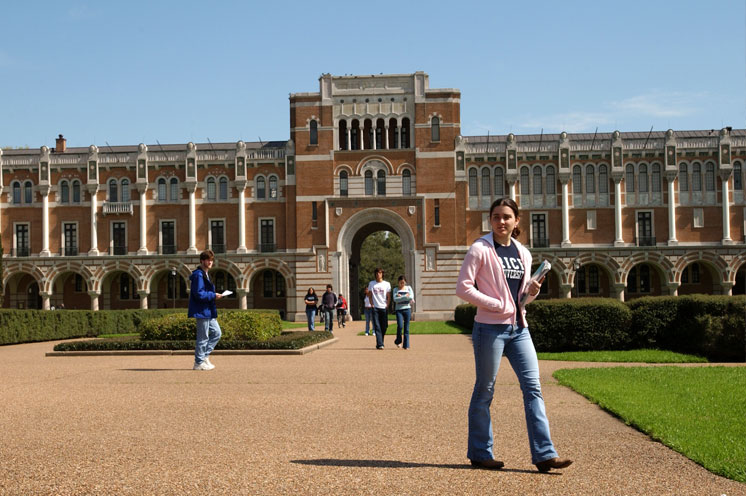
#> input picture images/uni.jpg, 746 x 496 px
$ jupyter execute CV3.ipynb   (shell and % lines are left out)
#> lines starting #> are read from the running program, lines starting #| are printed output that depends on the picture; after the words box and inside, x2 and y2 are one past the last pixel; in counts of white or black regions, pixels touching at a corner belong together
[cell 1]
import numpy as np
import matplotlib.pyplot as plt
import cv2

[cell 2]
image = cv2.imread('images//uni.jpg')
#> image is the input picture: shape (496, 746, 3); mean B, G, R 113.5, 124.5, 128.7

image_copy = np.copy(image)

image_copy = cv2.cvtColor(image_copy,cv2.COLOR_BGR2RGB)

plt.imshow(image_copy)

[cell 3]
gray = cv2.cvtColor(image_copy,cv2.COLOR_RGB2GRAY)
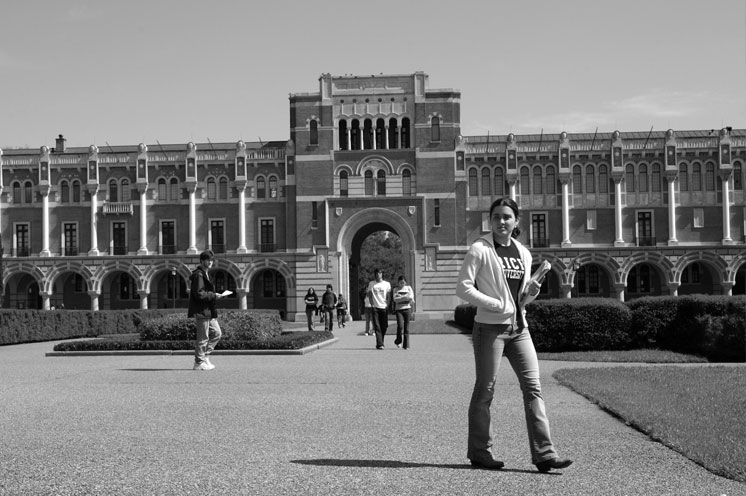
#> gray: shape (496, 746); min 0, max 255, mean 124.5
plt.imshow(gray,cmap = 'gray')

[cell 4]
# Create a filter for edge detection(3x3)
# Sobel Filter
sobel_x = np.array([[-1,0,1],
                   [-2,0,2],
                   [-1,0,1]])

# Perform convolution using Filter2D, which has inputs: (grayscale,kernel,
# bit-depth(output type[-1 means same as input]

filtered_image = cv2.filter2D(gray,-1,sobel_x)
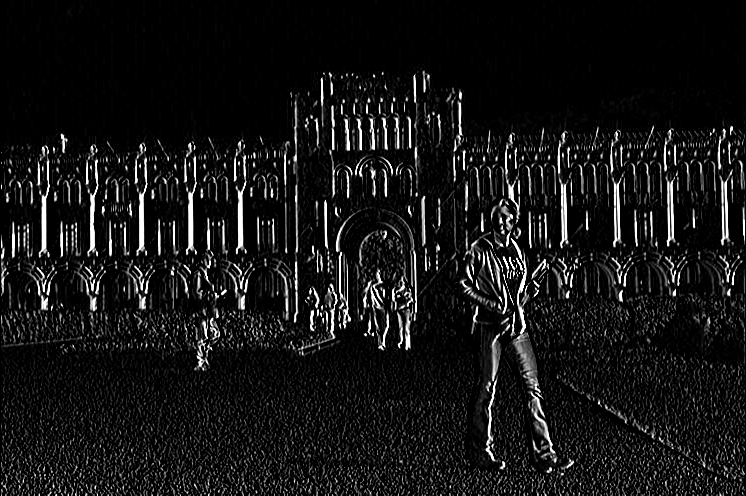
#> filtered_image: shape (496, 746); min 0, max 255, mean 21.2

plt.imshow(filtered_image,cmap = 'gray')

[cell 5]
# Binary Image where the strong edges captured above are clearly visible above a certain threshold
retval,binary_image = cv2.threshold(filtered_image,100,255,cv2.THRESH_BINARY)
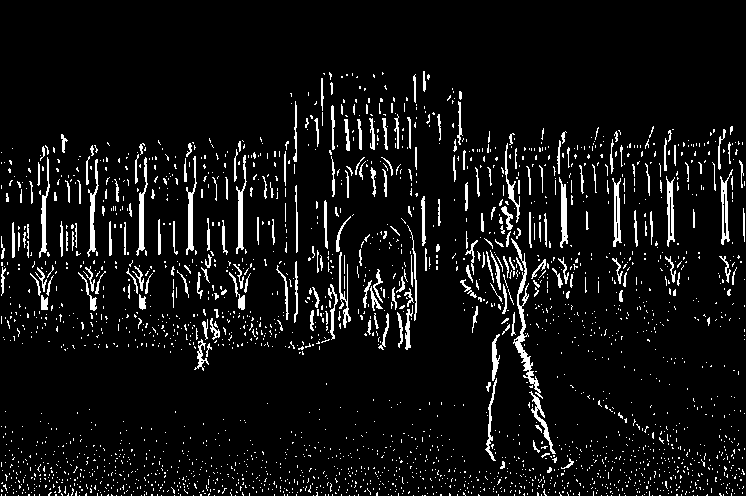
#> binary_image: shape (496, 746); 6.7% white in thin lines or dots, all inside (x1, y1, x2, y2) = (1, 71, 745, 496)
plt.imshow(binary_image,cmap = 'gray')

$ run again, with images/balloons.jpg copied over images/uni.jpg
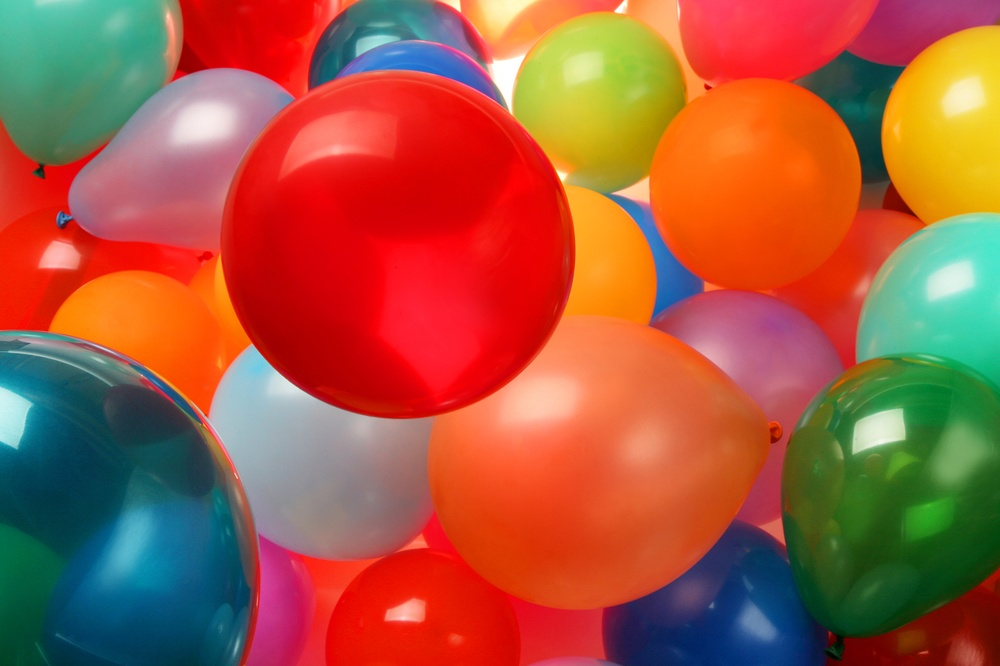
#> input picture images/balloons.jpg, 1000 x 666 px, shrunk from 2000 x 1333 before the run
#> image is the input picture: shape (666, 1000, 3); mean B, G, R 63.8, 88.9, 165.2
#> `gray = cv2.cvtColor(image_copy,cv2.COLOR_RGB2GRAY)`:
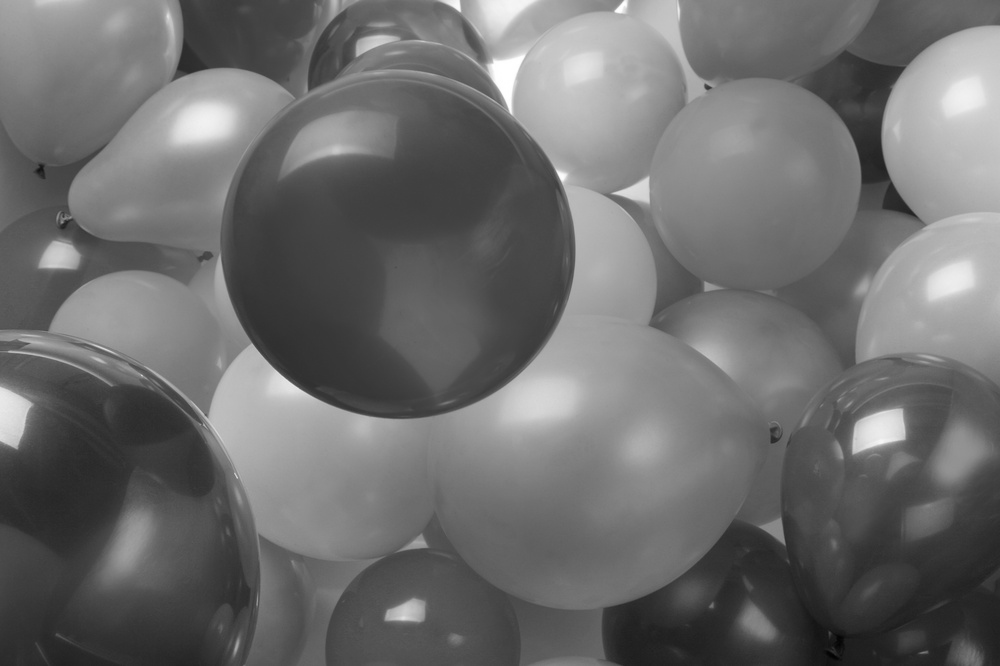
#> gray: shape (666, 1000); min 2, max 255, mean 108.9
#> `retval,binary_image = cv2.threshold(filtered_image,100,255,cv2.THRESH_..`:
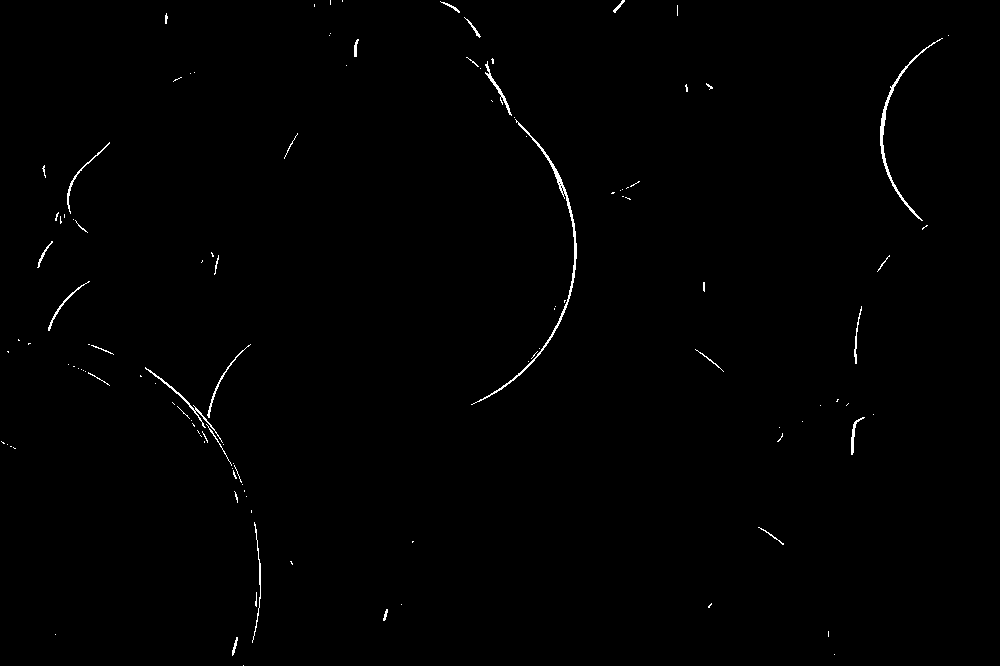
#> binary_image: shape (666, 1000); 0.57% white in thin lines or dots

$ run again, with images/brain.jpg copied over images/uni.jpg
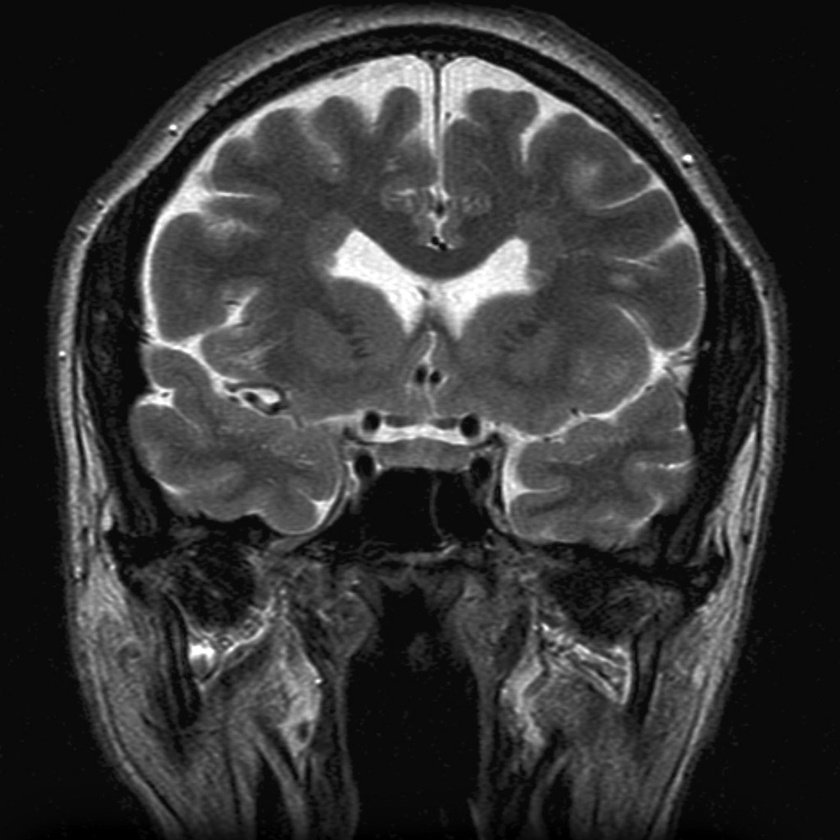
#> input picture images/brain.jpg, 840 x 840 px, shrunk from 1024 x 1024 before the run
#> image is the input picture: shape (840, 840, 3); min 0, max 255, mean 53.8
#> `filtered_image = cv2.filter2D(gray,-1,sobel_x)`:
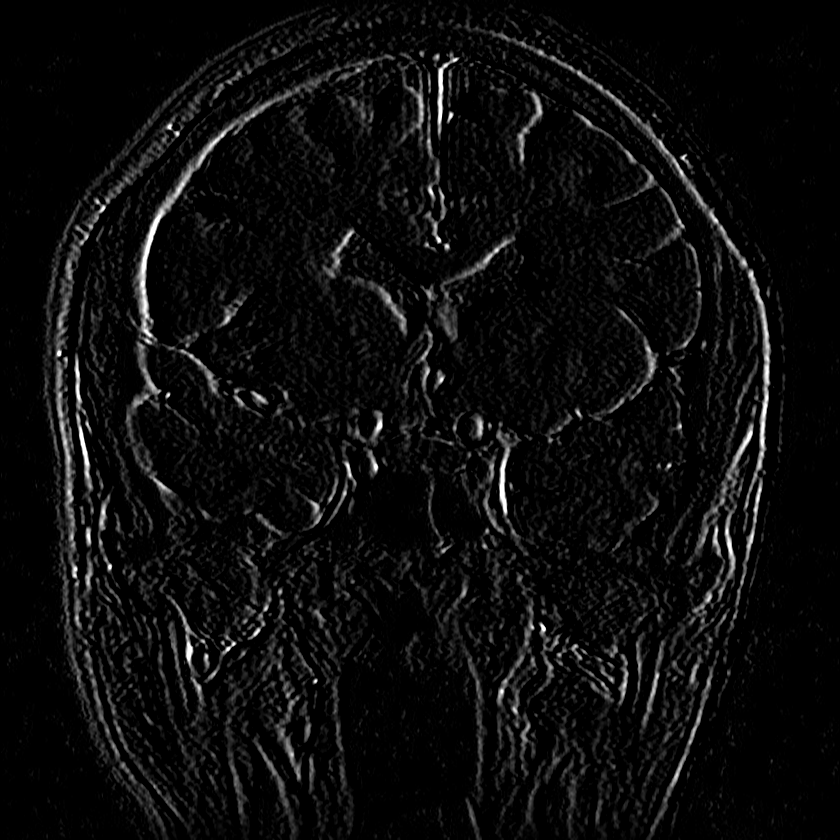
#> filtered_image: shape (840, 840); min 0, max 255, mean 12.4
#> `retval,binary_image = cv2.threshold(filtered_image,100,255,cv2.THRESH_..`:
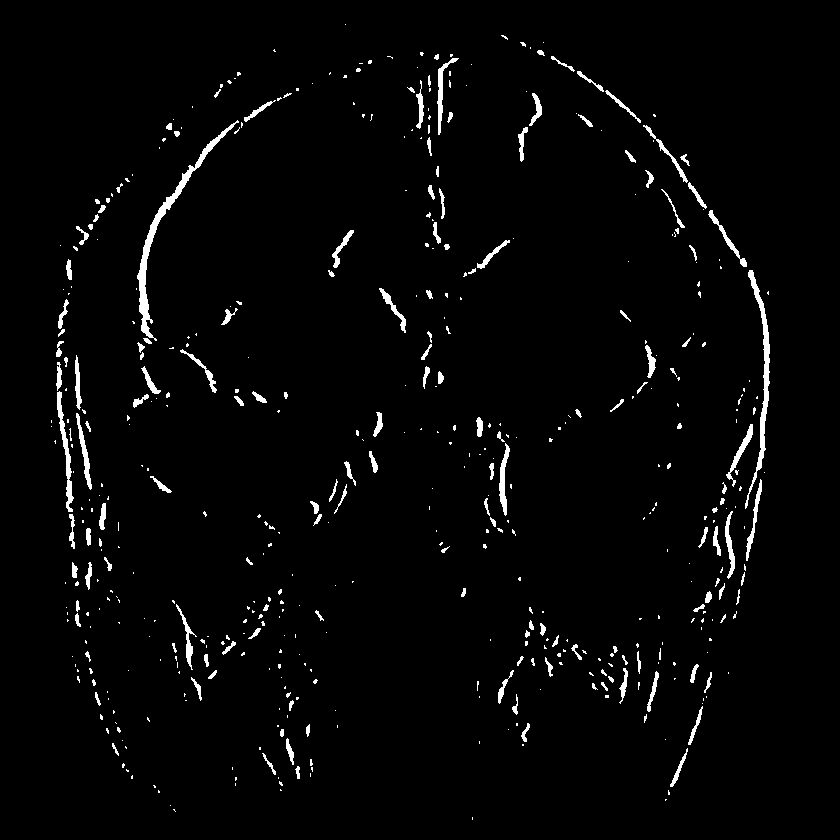
#> binary_image: shape (840, 840); 2.5% white; 508 white regions (347 under 20 px), largest, box (x1, y1, x2, y2) and area: (137, 120, 239, 341) 1595, (745, 270, 770, 509) 1128, (57, 391, 74, 512) 562

$ run again, with images/flower.jpg copied over images/uni.jpg
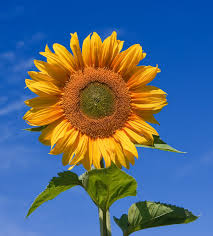
#> input picture images/flower.jpg, 213 x 236 px
#> image is the input picture: shape (236, 213, 3); mean B, G, R 128, 106.5, 84.7
#> `gray = cv2.cvtColor(image_copy,cv2.COLOR_RGB2GRAY)`:
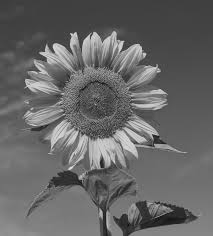
#> gray: shape (236, 213); min 11, max 229, mean 102.4
#> `retval,binary_image = cv2.threshold(filtered_image,100,255,cv2.THRESH_..`:
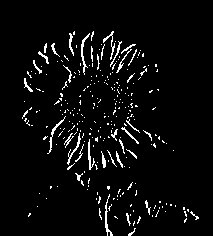
#> binary_image: shape (236, 213); 4.5% white in thin lines or dots, all inside (x1, y1, x2, y2) = (22, 31, 199, 236)
